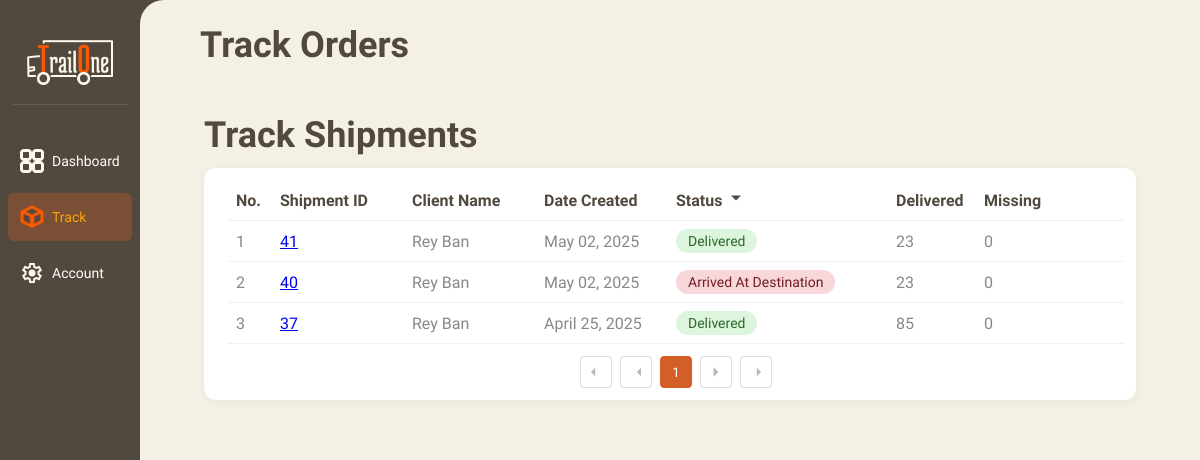
Page /orders/track (signed in) on the committed database.
### order/models.py (models this page shows, shortened)
class Shipment(models.Model):
    shipment_id = models.AutoField(primary_key=True)
    user = models.ForeignKey(Users, db_column="user_id", on_delete=models.CASCADE)  # Use Users model instead of the default User
    status = models.CharField(max_length=50, null=True, blank=True)
    created_at = models.DateTimeField(auto_now_add=True)  # Automatically set the timestamp when created
    updated_at = models.DateTimeField(auto_now=True)      # Automatically set the timestamp when updated

### authentication/models.py (models this page shows, shortened)
class Users(AbstractBaseUser, PermissionsMixin):
    user_id = models.AutoField(primary_key=True)
    name = models.CharField(max_length=100, null=True, blank=True)
    role = models.CharField(max_length=50, null=True, blank=True)
    email = models.EmailField(max_length=100, unique=True, null=True, blank=True)
    password_hash = models.CharField(max_length=255, null=True, blank=True)
    is_active = models.BooleanField(default=True)
    is_staff = models.BooleanField(default=False)
    objects = CustomUserManager()
    USERNAME_FIELD = 'email'
    REQUIRED_FIELDS = ['name']
    class Meta:
        db_table = 'Users'
        verbose_name_plural = 'Users'

### order/views.py (the view)
# urls.py: path('orders/track', views.view_track_orders, name='view_track_orders'),
def view_track_orders(request):
    status_filter = request.GET.get('status', None)
    if request.session.get('user_role') == 'CLIENT':
        user_id = request.session.get('user_id')
        shipments = Shipment.objects.filter(user_id=user_id)
    else:
        shipments = Shipment.objects.all()
    if status_filter:
        shipments = shipments.filter(status=status_filter)
    shipments = shipments.order_by('-shipment_id', '-created_at')
    def calculate_totals(shipments):
        for shipment in shipments:
            total_quantity = sum(item.quantity for item in shipment.items.all())
            shipment.total_quantity = total_quantity
            total_missing = sum(item.missing for item in shipment.items.all())
            shipment.total_missing = total_missing
        return shipments
    shipments = calculate_totals(shipments)
    paginator = Paginator(shipments, 10)
    page_number = request.GET.get('page')
    page_obj = paginator.get_page(page_number)
    total_missing = sum(s.total_missing for s in page_obj.object_list if s.status == 'delivered')
    total_delivered = sum(s.total_quantity for s in page_obj.object_list if s.status == 'delivered')
    return render(request, 'orders/view_track_orders.html', {
        'page_obj': page_obj,
        'total_missing': total_missing,
        'total_delivered': total_delivered,
        'status_filter': status_filter,
    })

### order/templates/orders/view_track_orders.html (shortened to what this page needs)
{% extends 'base.html' %}
{% load static %}
{% block page_name %}Track Orders{% endblock %}
{% block content %}
<div class="main-content">
  <div class="content-wrapper">
    <h1 class="page-title">Track Shipments</h1>
    <div class="table-container">
      <div class="table-header">
        <div class="table-cell cell-no" style="width: 5%;"><b>No.</b></div>
        <div class="table-cell cell-product-id" style="width: 15%;"><b>Shipment ID</b></div>
        <div class="table-cell cell-client" style="width: 15%;">
          <b>Client Name</b>
        </div>
        <div class="table-cell cell-date" style="width: 15%;">
          <b>Date Created</b>
        </div>
        <div class="table-cell cell-status" style="width: 25%;">
          <b>Status</b>
          <div class="sort-icon-container" style="position: relative;">
            <svg class="icon sort-icon" viewBox="0 0 24 24" fill="none" stroke="currentColor" stroke-width="2" stroke-linecap="round" stroke-linejoin="round" width="16" height="16" onclick="toggleDropdown()">
              <polyline points="9 18 15 12 9 6"></polyline>
            </svg>
          </div>
        </div>
        <div class="table-cell cell-delivered" style="width: 10%;"><b>Delivered</b></div>
        <div class="table-cell cell-missing" style="width: 10%;"><b>Missing</b></div>
      </div>
      {% for shipment in page_obj %}
      <div class="table-row">
        <div class="table-cell cell-no text-gray" style="width: 5%;">{{ forloop.counter }}</div>
        <div class="table-cell cell-product-id font-medium" style="width: 15%;"><a href="{% url 'view_track_order_detail' id=shipment.shipment_id %}">{{ shipment.shipment_id }}</a></div>
        <div class="table-cell cell-client text-gray" style="width: 15%;">{{ shipment.user.name }}</div>
        <div class="table-cell cell-date text-gray" style="width: 15%;">{{ shipment.created_at|date:"F d, Y" }}</div>
        <div class="table-cell cell-status" style="width: 25%;">
          <span class="status-badge {% if shipment.status == 'delivered' %}status-completed
          {% elif shipment.status == 'pending' %}status-pending
          {% else %}status-cancelled{% endif %}">
            {% if shipment.status == 'shipped' %}
              Shipped
            {% elif shipment.status == 'arrived_at_destination' %}
              Arrived At Destination
            {% elif shipment.status == 'unloading_for_inspection' %}
              Unloading For Inspection
            {% elif shipment.status == 'under_review' %}
              Under Review
            {% elif shipment.status == 'delivered' %}
              Delivered
            {% elif shipment.status == 'pending' %}
              Pending
            {% else %}
              {{ shipment.status|title }}
            {% endif %}
          </span>
        </div>
        <div class="table-cell cell-delivered text-gray" style="width: 10%;">{{ shipment.total_quantity }}</div>
        <div class="table-cell cell-missing text-gray" style="width: 10%;">
          {% if shipment.status == 'delivered' %}
            {{ shipment.total_missing }}
          {% else %}
            0
          {% endif %}
        </div>
      </div>
      {% endfor %}
      <div class="pagination">
        {% if page_obj.has_previous %}
          <button class="page-button" onclick="location.href='?page=1'" aria-label="First">
            <svg class="icon" viewBox="0 0 24 24" fill="none" stroke="currentColor" stroke-width="2" stroke-linecap="round" stroke-linejoin="round" width="16" height="16">
              <polyline points="11 17 6 12 11 7"></polyline>
            </svg>
          </button>
          <button class="page-button" onclick="location.href='?page={{ page_obj.previous_page_number }}'" aria-label="Previous">
            <svg class="icon" viewBox="0 0 24 24" fill="none" stroke="currentColor" stroke-width="2" stroke-linecap="round" stroke-linejoin="round" width="16" height="16">
              <polyline points="18 17 13 12 18 7"></polyline>
            </svg>
          </button>
        {% else %}
          <button class="page-button" disabled>
            <svg class="icon" viewBox="0 0 24 24" fill="none" stroke="currentColor" stroke-width="2" stroke-linecap="round" stroke-linejoin="round" width="16" height="16">
              <polyline points="11 17 6 12 11 7"></polyline>
            </svg>
          </button>
          <button class="page-button" disabled>
            <svg class="icon" viewBox="0 0 24 24" fill="none" stroke="currentColor" stroke-width="2" stroke-linecap="round" stroke-linejoin="round" width="16" height="16">
              <polyline points="18 17 13 12 18 7"></polyline>
            </svg>
          </button>
        {% endif %}
        {% for num in page_obj.paginator.page_range %}
          <button class="page-button {% if page_obj.number == num %}active{% endif %}" onclick="location.href='?page={{ num }}'" aria-label="Page {{ num }}">{{ num }}</button>
        {% endfor %}
        {% if page_obj.has_next %}
          <button class="page-button" onclick="location.href='?page={{ page_obj.next_page_number }}'" aria-label="Next">
            <svg class="icon" viewBox="0 0 24 24" fill="none" stroke="currentColor" stroke-width="2" stroke-linecap="round" stroke-linejoin="round" width="16" height="16">
              <polyline points="9 18 15 12 9 6"></polyline>
            </svg>
          </button>
          <button class="page-button" onclick="location.href='?page={{ page_obj.paginator.num_pages }}'" aria-label="Last">
            <svg class="icon" viewBox="0 0 24 24" fill="none" stroke="currentColor" stroke-width="2" stroke-linecap="round" stroke-linejoin="round" width="16" height="16">
              <polyline points="13 17 18 12 13 7"></polyline>
            </svg>
          </button>
        {% else %}
          <button class="page-button" disabled>
            <svg class="icon" viewBox="0 0 24 24" fill="none" stroke="currentColor" stroke-width="2" stroke-linecap="round" stroke-linejoin="round" width="16" height="16">
              <polyline points="9 18 15 12 9 6"></polyline>
            </svg>
          </button>
          <button class="page-button" disabled>
            <svg class="icon" viewBox="0 0 24 24" fill="none" stroke="currentColor" stroke-width="2" stroke-linecap="round" stroke-linejoin="round" width="16" height="16">
              <polyline points="13 17 18 12 13 7"></polyline>
            </svg>
          </button>
        {% endif %}
      </div>
    </div>
  </div>
</div>
{% endblock %}

### order/static/css/style2.css (style rules this page uses)
* { margin: 0; padding: 0; box-sizing: border-box; font-family: 'Quicksand', sans-serif; }
.table-container { background-color: white; border-radius: 8px; overflow: hidden; box-shadow: 0 2px 5px rgba(0, 0, 0, 0.1); }
.pagination { display: flex; justify-content: center; margin-top: 20px; align-items: center; }
body { background-color: #52493E; color: #333; height: 100vh; display: flex; overflow: hidden; }
.main-content { flex: 1; background-color: #f5f0e6; border-radius: 24px 0 0 24px; overflow: auto; }
.content-wrapper { padding-top: 24px; padding-left: 12px; }
.page-title { font-size: 36px; font-weight: bold; color: #52493E; margin-bottom: 12px; }
.table-header { display: flex; align-items: center; padding: 8px; border-bottom: 1px solid #f0f0f0; color: #52493E; font-weight: 500; }
.table-cell { display: flex; align-items: center; }
.cell-no { width: 64px; }
.cell-product-id { width: 160px; }
.cell-client { width: 192px; }
.cell-date { width: 192px; }
.cell-status { width: 128px; }
.cell-delivered { width: 128px; }
.cell-missing { width: 128px; }
.sort-icon { margin-left: 4px; transform: rotate(90deg); }
.table-row { display: flex; align-items: center; padding: 8px; border-bottom: 1px solid #f0f0f0; color: #52493E; }
.text-gray { color: #888; }
.font-medium { font-weight: 500; }
.status-badge { padding: 4px 12px; border-radius: 9999px; font-size: 14px; }
.status-completed { background-color: #dcf5dc; color: #2c682c; }
.status-cancelled { background-color: #f8d7da; color: #721c24; }
.page-button { width: 32px; height: 32px; display: flex; align-items: center; justify-content: center; border-radius: 4px; border: 1px solid #ddd; background-color: transparent; cursor: pointer; }
.page-button.active { background-color: #d35f27; color: white; border-color: #d35f27; }
.icon { display: inline-block; width: 20px; height: 20px; stroke-width: 0; stroke: currentColor; fill: currentColor; }
* { margin: 0; padding: 0; box-sizing: border-box; font-family: 'Sen'; }
.content-wrapper { padding-top: 24px; padding-left: 32px; padding-right: 32px; padding-bottom: 32px; }
.page-title { font-size: 36px; font-weight: bold; color: #52493E; margin-bottom: 24px; }
.content-wrapper { padding-top: 24px; padding-left: 32px; }
.table-container { background-color: white; border-radius: 12px; padding: 12px; padding-left:24px; box-shadow: 0 2px 8px rgba(0, 0, 0, 0.05); }
.pagination { display: flex; justify-content: center; align-items: center; gap: 8px; margin-top: 12px; color: #52493E; }
.cell-no { width: 84px; }

### rows in the picture
Shipment: shipment_id "41", user.name "Rey Ban", created_at "May 02, 2025", status "Delivered", total_quantity "23", total_missing "0"
Shipment: shipment_id "40", user.name "Rey Ban", created_at "May 02, 2025", shows "Arrived At Destination", total_quantity "23"
Shipment: shipment_id "37", user.name "Rey Ban", created_at "April 25, 2025", status "Delivered", total_quantity "85", total_missing "0"

### other values in the picture
{{ num }} "1"
